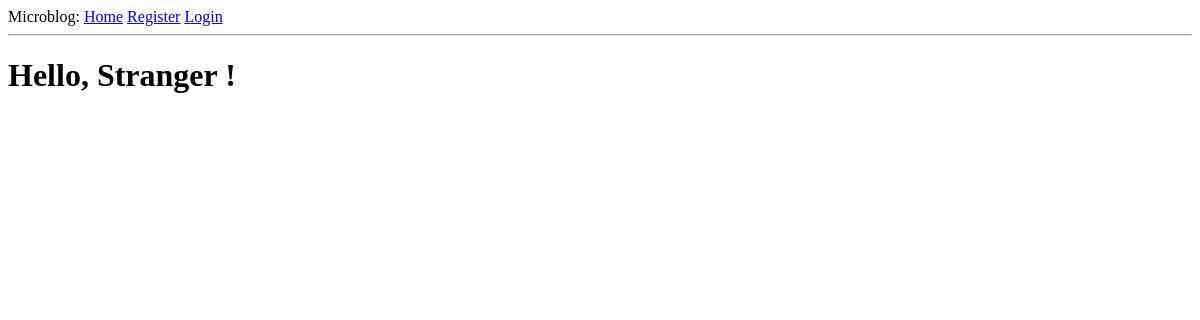
The page /index on the database as committed earlier.
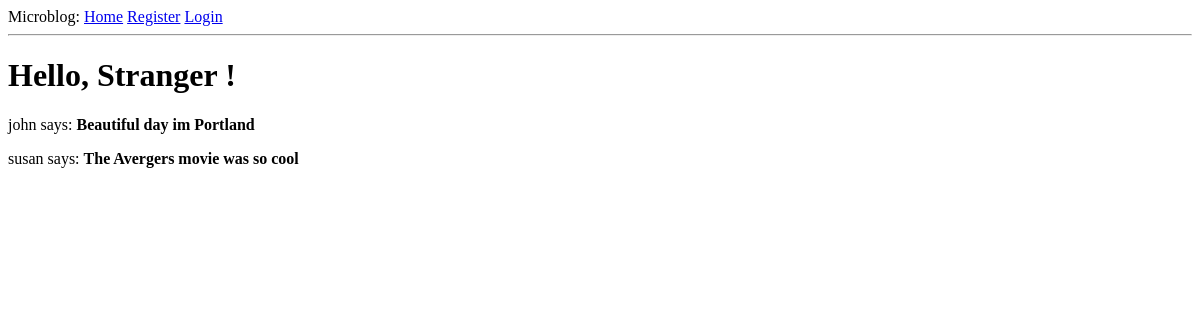
The same page on the database as committed later.
### app/models.py (models this page shows, shortened)
class Post(db.Model):
    __tablename__ = 'posts'
    id = db.Column(db.Integer, primary_key=True)
    body = db.Column(db.String(140))
    timestamp = db.Column(db.DateTime, index=True, default=datetime.utcnow)
    user_id = db.Column(db.Integer, db.ForeignKey('users.id'))

class User(UserMixin, db.Model):
    __tablename__ = 'users'
    id = db.Column(db.Integer, primary_key=True)
    username = db.Column(db.String(64), unique=True, index=True)
    email = db.Column(db.String(120), unique=True, index=True)
    password_hash = db.Column(db.String(128))
    posts = db.relationship('Post', backref='author', lazy='dynamic')
    role_id = db.Column(db.Integer, db.ForeignKey('roles.id'))
    @property
    def password(self):
        raise AttributeError('password is not a readable attribute')

### app/routes.py (the view)
@app.route('/')
@app.route('/index')
def index():
    posts =Post.query.all() #帖子
    return render_template('index.html', tltle='home',  posts=posts)

### app/templates/index.html (shortened to what this page needs)
{% extends "base.html" %}
{% block page_content %}
<div class="page-header">
    <h1>Hello,
        {% if current_user.is_authenticated %}
            {{ current_user.username }}
        {% else %}
            Stranger
        {% endif %}!
    </h1>
</div>
    {% for post in posts %}
         <div><p>{{ post.author.username }} says: <b>{{ post.body }}</b></p></div>
    {% endfor %}
{% endblock %}

### app/templates/base.html (shortened to what this page needs)
{% extends "bootstrap/base.html" %}
{% block navbar %}
    <div>
        Microblog:
        <a href="{{ url_for('index') }}">Home</a>
        <a href="{{ url_for('register') }}">Register</a>
        {% if current_user.is_anonymous %}
        <a href="{{ url_for('login') }}">Login</a>
        {% else %}
        <a href="{{ url_for('logout') }}">Logout</a>
        {% endif %}
    </div>
    <hr>
{% block page_content %}
{% endblock %}
{% endblock %}

Rows that differ between the two databases and show on the page:
added Post: author.username "john", body "Beautiful day im Portland"
added Post: author.username "susan", body "The Avergers movie was so cool"
